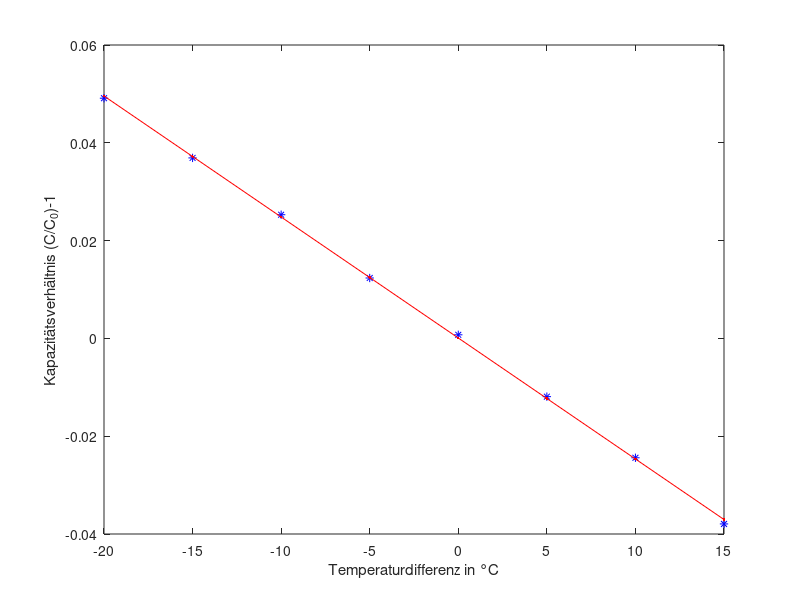

The MATLAB script that drew this image:
close all; clear all; clc;

%% Eingangsgrößen:
T  = [0:5:35];                              % Temperatur in deg C
C  = [71.34 70.51 69.72 68.84 68.05 67.19 66.34 65.42]*1e-9; % Kapazität in F
C0 = 68e-9;  % Nennkapazität in F
T0 = 20;     % Nenntemperatur in degC

%% mittels linearer Regression den Empfindlichkeitskoeffizienten ac des untersuchten Kondensators einschließlich der wahrscheinlichen Abweichungsgrenzen auf einem Signifikanzniveau von $\\alpha$ = 0,005 bestimmen
% Substitution, um die geradengleichung zu erhalten: y = b1*x+b0;
% x = T - T0  →  Temperaturdifferenz zur Nenntemperatur in °C
x = T - T0;
% y = C/C0 - 1  →  normiertes Kapazitätsverhältnis (dimensionslos)
y = C / C0 - 1;

%% die drei Hilfsgrößen berechnen
Kovarianzmatrix = cov(x, y);  % empirische 2x2-Kovarianzmatrix (Bessel-Korrektur)
sxx = Kovarianzmatrix(1,1)    % Varianz von x in °C²
syy = Kovarianzmatrix(2,2)    % Varianz von y (dimensionslos)
sxy = Kovarianzmatrix(1,2)    % Kovarianz x,y in °C

%% die Koeffizienten der Regressionsgerade berechnen
% b1 = sxy/sxx  →  Steigung (MKQ-Formel)
b1 = sxy / sxx
% b0 = ȳ - b1*x̄  →  Achsenabschnitt
b0 = mean(y) - b1 * mean(x)

%% Berechnung der Regressionsgeraden
y_reg = b1 * x + b0;  % Regressionsgerade an Messpunkten ausgewertet

%% Bestimmung des Empfindlichkeitskoeffizienten ac des untersuchten Kondensators
% ac = b1  →  Steigung entspricht dem Empfindlichkeitskoeffizienten (1/°C)
ac = b1

%% Darstellung der Ergebnisse
plot(x, y,     'b*')   % Messwerte als blaue Sterne
hold on
plot(x, y_reg, 'r.-')  % Regressionsgerade rot
xlabel('Temperaturdifferenz in °C')
ylabel('Kapazitätsverhältnis (C/C_0)-1')

%% Berechnung der Restvarianz und der Standardabweichung
n = length(x);                              % Anzahl der Daten
% v = 1/(n-2) * (syy - b1*sxy)  →  Restvarianz (erwartungstreue Schätzung, FG = n-2)
v = (1/(n-2)) * (syy - b1 * sxy)           % Restvarianz
s = sqrt(v);                                % Standardabweichung der Residuen

%% Vertrauensbereich für Regressionsgerade
% p für zweiseitigen Vertrauensbereich für 95%
t95 = tinv(1 - 0.05/2, n-2)  % t-Quantil: tinv(0.975, n-2), zweiseitig α=0.05

%% Berechnung der Empirische Standardabweichung von x
% sx = std(x)  →  empirische Standardabweichung von x mit Bessel-Korrektur (n-1)
sx = std(x)  % in °C

%% Berechnen der Varianz der Residuen
% uac = t95 * s / (sx * sqrt(n))  →  Unsicherheit der Steigung b1 = ac
uac = t95 * s / (sx * sqrt(n))  % in 1/°C

disp(['ac = ', num2str(ac), ' 1/°C ± ', num2str(uac), ' 1/°C; P=95%'])
